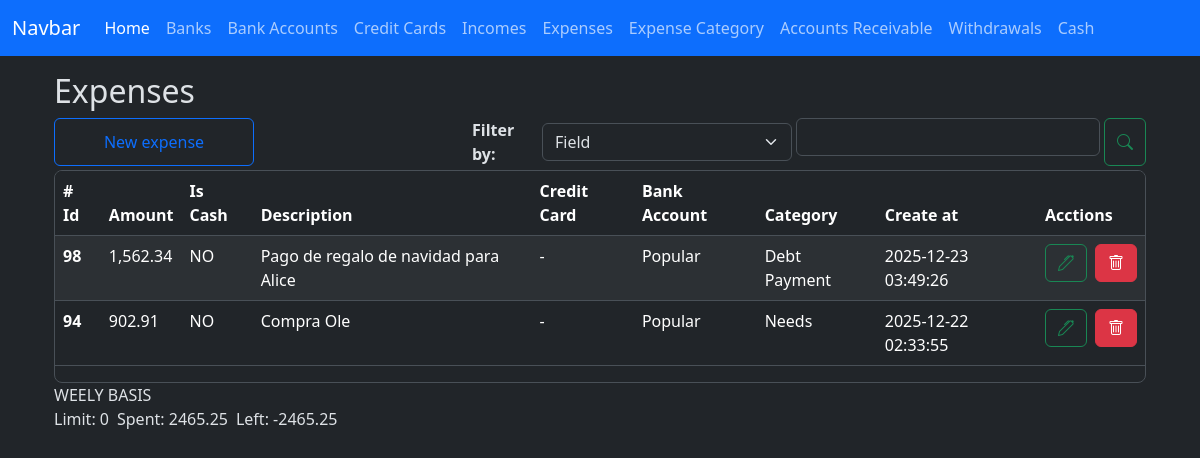
The app's page /expenses/index with its own data.
### app/models/expense.py (models this page shows, shortened)
class Expense(db.Model):
    __tablename__ = 'expenses'
    id = db.Column(db.Integer, primary_key=True)
    amount = db.Column(db.Numeric(10,2), nullable=False)
    is_cash = db.Column(db.Boolean, nullable=False)
    credit_card_id = db.Column(db.Integer, db.ForeignKey('credit_cards.id'))
    bank_account_id = db.Column(db.Integer, db.ForeignKey('bank_accounts.id'))
    expense_category_id = db.Column(db.Integer, db.ForeignKey('expense_categories.id'))
    code = db.Column(db.String(50), nullable=False)
    description = db.Column(db.String(150), nullable=False)
    created_at = db.Column(db.DateTime(timezone=True), server_default=func.now())
    updated_at = db.Column(db.DateTime(timezone=True), onupdate=func.now())
    credit_card = relationship('CreditCard', back_populates='expenses')
    bank_account = relationship('BankAccount', back_populates='expenses')
    expense_category = relationship('ExpenseCategory', back_populates='expenses')

### app/models/bank_account.py (models this page shows)
class BankAccount(db.Model):
    __tablename__ = 'bank_accounts'
    id = db.Column(db.Integer, primary_key=True)
    nick_name = db.Column(db.String(120))
    amount_available = db.Column(db.Numeric(10, 2), nullable=False)
    is_active = db.Column(db.Boolean, default=True)
    account_number = db.Column(db.Integer, nullable=True)
    bank_id = db.Column(db.Integer, db.ForeignKey('banks.id'))
    created_at = db.Column(db.DateTime(timezone=True), server_default=func.now())
    updated_at = db.Column(db.DateTime(timezone=True), onupdate=func.now())
    bank = relationship('Bank', back_populates='bank_accounts')
    expenses = relationship('Expense', back_populates='bank_account', order_by='desc(Expense.created_at)')
    incomes = relationship('Income', back_populates='bank_account', order_by='desc(Income.created_at)')
    credit_card_payments = relationship('CreditCardPayment', back_populates='bank_account', order_by='desc(CreditCardPayment.created_at)')
    withdrawals = relationship('Withdrawal', back_populates='bank_account', order_by='desc(Withdrawal.created_at)')
    loans = relationship('Loan', back_populates='bank_account', order_by='desc(Loan.created_at)')
    loan_payments = relationship('LoanPayment', back_populates='bank_account', order_by='desc(LoanPayment.created_at)')
    outgoing_transfers = relationship('BankTransfer', foreign_keys='BankTransfer.from_bank_account_id', back_populates='from_bank_account', order_by='desc(BankTransfer.created_at)')
    incoming_transfers = relationship('BankTransfer', foreign_keys='BankTransfer.to_bank_account_id', back_populates='to_bank_account', order_by='desc(BankTransfer.created_at)')

### app/models/expense_category.py (models this page shows)
class ExpenseCategory(db.Model):
    __tablename__ = 'expense_categories'
    id = db.Column(db.Integer, primary_key=True)
    name = db.Column(db.String(100), nullable=False)
    limit = db.Column(db.Numeric(10,2), server_default='0')
    created_at = db.Column(db.DateTime(timezone=True), server_default=func.now())
    updated_at = db.Column(db.DateTime(timezone=True), onupdate=func.now())
    expenses = relationship('Expense', back_populates='expense_category', order_by='desc(Expense.created_at)')

### app/routes/expense_routes.py (the view)
@expense_bp.route('/index', methods=['GET'])
def index():
    credit_cards = credit_card.CreditCard.query.all()
    expense_categories = expense_category.ExpenseCategory.query.all()
    bank_accounts = bank_account.BankAccount.query.all()
    expenses = expense_controller.filter_weekly_basis_expenses_info()
    weekly = expense_controller.money_limit_spent_left_for_expenses(expenses)
    context = {
        'credit_cards': credit_cards,
        'expense_categories': expense_categories,
        'bank_accounts': bank_accounts,
        'expenses':expenses,
        'weekly': weekly,
        'format_amount': format_amount, #function
        'total_amount': total_amount, #function
    }
    return render_template('expenses/index.html', **context)

### app/controllers/expense_controller.py (called while the page is built)
def filter_weekly_basis_expenses_info():
    start_date, end_date = get_current_week_range()
    end_date += timedelta(days=1)
    expenses = (
        Expense.query
        .filter(Expense.created_at >= start_date)
        .filter(Expense.created_at <= end_date)
        .order_by(Expense.created_at.desc())
        .all()
    )
    data = []
    for e in expenses:
        data.append(e)
    return data

def get_current_week_range():
    today = datetime.today()
    start_of_week = today - timedelta(days=today.weekday())
    end_of_week = start_of_week + timedelta(days=6)
    return start_of_week.date(), end_of_week.date()

def money_limit_spent_left_for_expenses(expenses):
    spent = Decimal()
    for e in expenses:
        spent += e.amount
    limit = ExpenseCategory.query.filter(ExpenseCategory is not None).with_entities(func.sum(ExpenseCategory.limit)).scalar() or Decimal(0.00)
    left = Decimal(limit - spent)
    weekly = {
        'limit': limit,
        'spent': spent,
        'left': left,
    }
    return weekly

### app/utils/numeric_casting.py (called while the page is built)
def format_amount(value):
    try:
        return f'{value:,.2f}';
    except Exception as e:
        return None

### app/templates/expenses/index.html (shortened to what this page needs)
{% extends 'layout.html' %}
{% block content %}
    <div class=" w-100">
        <h2>Expenses</h2>
        <div class="d-flex justify-content-start gap-1 flex-wrap flex-md-nowrap mt-2">
            <button
                type="button"
                id="btn-create-expense-id"
                class="btn btn-outline-primary me-auto me-md-auto w-100 w-md-auto"
                style="max-width: 200px;"
                data-bs-toggle="modal"
                data-bs-target="#create-expense"
            >New expense
            </button>
            <div class="d-flex gap-1 w-100 align-items-center" style="max-width: 320px;">
                <div class="w-md-auto mt-md-0">
                    <label for="" class="fs-6 fw-bold">Filter by: </label>
                </div>
                <div class="w-100 w-md-auto mt-md-0" style="max-width: 250px;">
                    <select class="form-select" id="select-filter-type-id">
                        <option value="field">Field</option>
                    </select>
                </div>
            </div>
            <div class="d-flex gap-1 w-100" style="max-width: 350px;">
                <div class="w-100 w-md-auto mt-md-0">
                    <input type="text" class="form-control" id="filter-input-id">
                </div>
                <button type="button" class="btn btn-outline-success" id="btn-search-id"><i class="bi bi-search"></i></button>
            </div>
        </div>
        <div class="table-responsive overflow-y-auto border rounded-3 mt-1" style="max-height: 457px;">
            <table class="table table-striped table-hover" id="expenses-table">
                <thead class="sticky-top">
                    <tr>
                        <th scope="col"># Id</th>
                        <th scope="col">Amount</th>
                        <th scope="col">Is Cash</th>
                        <th scope="col">Description</th>
                        <th scope="col">Credit Card</th>
                        <th scope="col">Bank Account</th>
                        <th scope="col">Category</th>
                        <th scope="col">Create at</th>
                        <th scope="col">Acctions</th>
                    </tr>
                </thead>
                <tbody id="expenses-table-body">
                    {% for expense in expenses %}
                    <tr>
                        <th scope="row">{{ expense.id }}</th>
                        <td>{{ format_amount(expense.amount) or '-' }}</td>
                        <td><a id="filter-by-cash" class="filter_link" data-is-cash-value="{{ expense.is_cash }}">{{ 'YES' if expense.is_cash else 'NO' }}</a></td>
                        <td> {{ expense.description or '-' }} </td>
                        <td>{{ expense.credit_card.nick_name or '-' }}</td>
                        <td>{{ expense.bank_account.nick_name or '-' }}</td>
                        <td>{{ expense.expense_category.name or '-' }}</td>
                        <td>{{ expense.created_at }}</td>
                        <td>
                            <div class="d-flex gap-2">
                                <button
                                    type="button"
                                    class="btn btn-outline-success"
                                    data-bs-toggle="modal"
                                    data-bs-target="#edit-expense"
                                    data-expense-id="{{ expense.id }}"
                                    data-amount-id="{{ expense.amount }}"
                                    data-is-cash="{{ expense.is_cash }}"
                                    data-select-expense-category-id="{{ expense.expense_category_id }}"
                                    data-select-credit-card-id="{{ expense.credit_card_id }}"
                                    data-select-bank-account-id="{{ expense.bank_account_id }}"
                                    data-description="{{ expense.description }}"
                                >
                                    <i class="bi bi-pen"></i>
                                </button>
                                <a href="{{ url_for('expense.delete', id=expense.id) }}" class="btn btn-danger"><i class="bi bi-trash"></i></a>
                            </div>
                        </td>
                    </tr>
                    {% endfor %}
                </tbody>
            </table>
        </div>
        <section>
            <div class="d-flex flex-column">
                <div>
                    <label for="" id="weekly-title">WEELY BASIS </label>
                </div>
                <div class="d-flex gap-2">
                    <div>
                        <label for="" id="weekly-limit">Limit: {{ weekly.limit }}</label>
                    </div>
                    <div>
                        <label for="" id="weekly-spent">Spent: {{ weekly.spent }}</label>
                    </div>
                    <div>
                        <label for="" id="weekly-left">Left: {{ weekly.left }}</label>
                    </div>
                </div>
            </div>
        </section>
    </div>
    <link rel="stylesheet" href="https://cdn.jsdelivr.net/npm/flatpickr/dist/flatpickr.min.css">
    <link rel="stylesheet" href="https://cdn.jsdelivr.net/npm/bootstrap-icons@1.13.1/font/bootstrap-icons.min.css">
{% endblock %}

### app/static/style.css (style rules this page uses)
.filter_link { text-decoration: none; color: inherit; }

### records on screen
Expense: id "98", amount "1,562.34", is_cash "NO", description "Pago de regalo de navidad para Alice", credit_card "-", bank_account "Popular", expense_category "Debt Payment", created_at "2025-12-23 03:49:26"
Expense: id "94", amount "902.91", is_cash "NO", description "Compra Ole", credit_card "-", bank_account "Popular", expense_category "Needs", created_at "2025-12-22 02:33:55"

### other values on screen
{{ weekly.limit }} "0"
{{ weekly.spent }} "2465.25"
{{ weekly.left }} "-2465.25"
